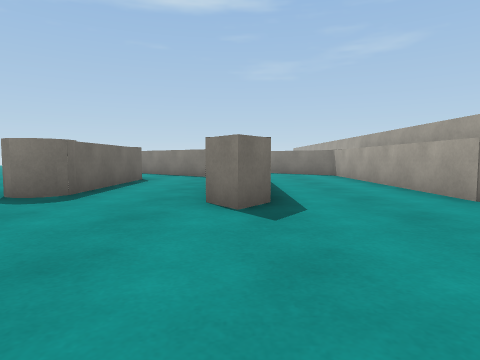
View 1 (above)

24 first-person views from a walk through a Unity game level. The camera is 0.68 m above the floor, tilts 4° down and sees 75° across. The floor is counted in squares, 1 m on a side. Each view is taken from the middle of a square. On the plan, view 1 faces up. The plan holds only what a view shows up to about 10 squares ahead; the rest is blank. The place goes on beyond the plan.

View 2
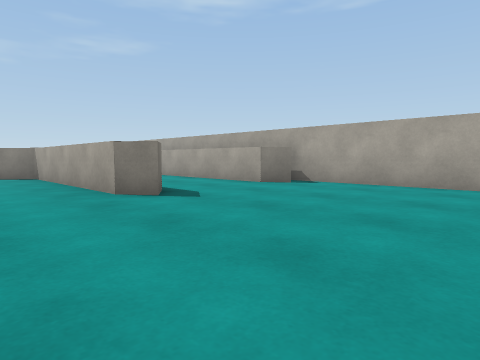

View 3
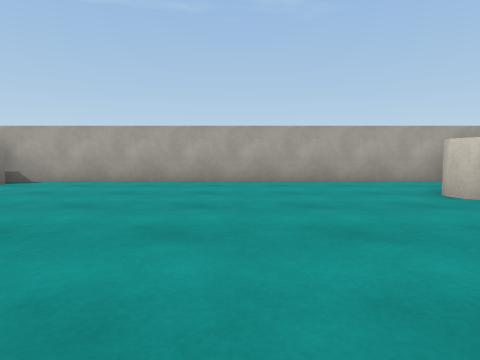

View 4
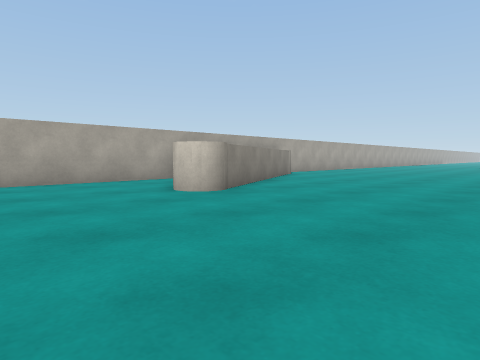

View 5
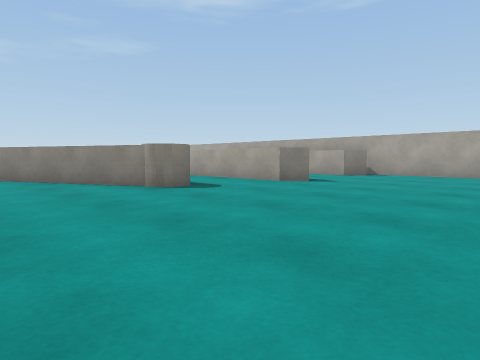

View 6
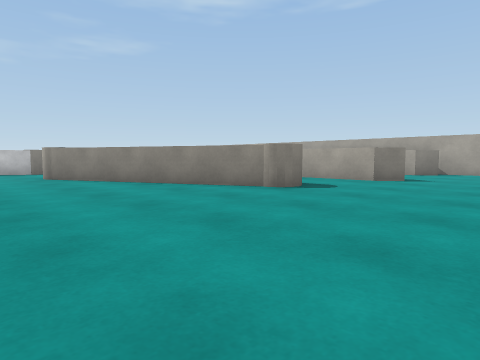

View 7
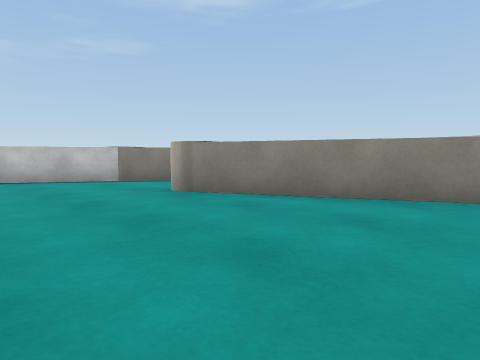

View 8
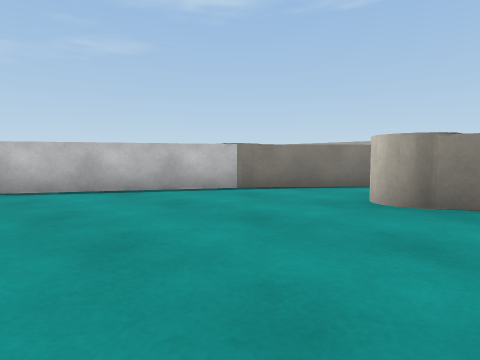

View 9
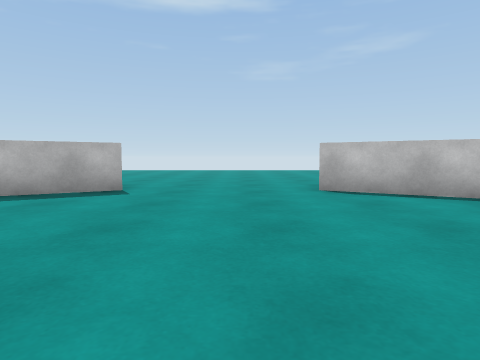

View 10
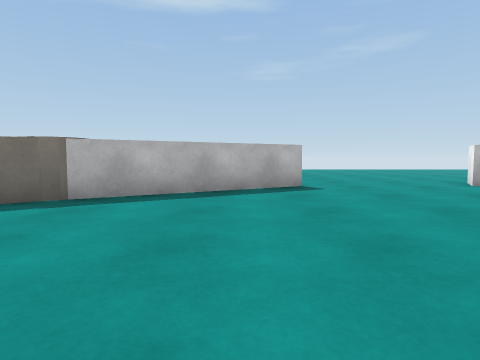

View 11
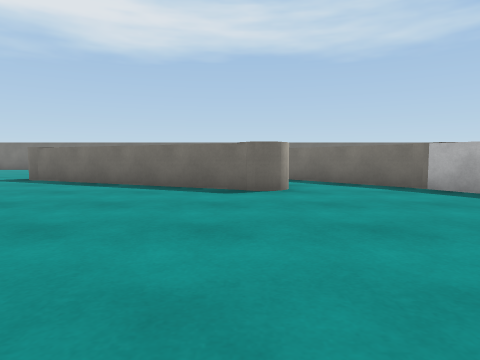

View 12
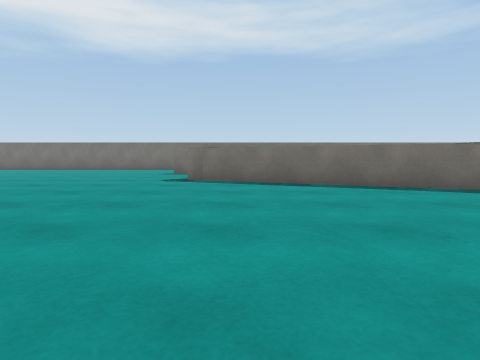

View 13
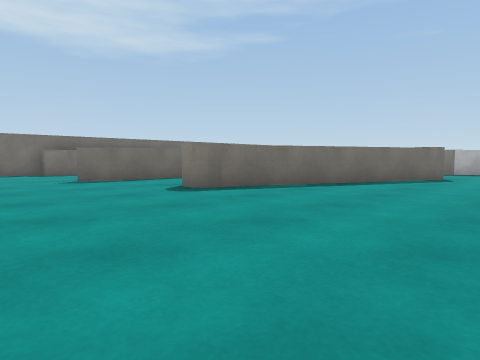

View 14
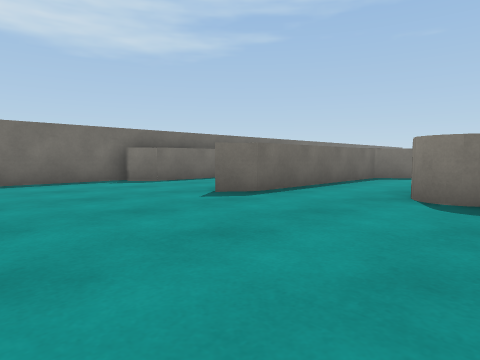

View 15
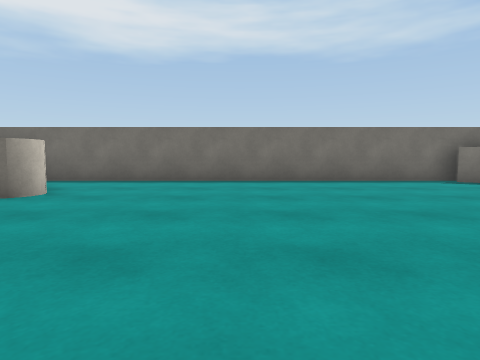

View 16
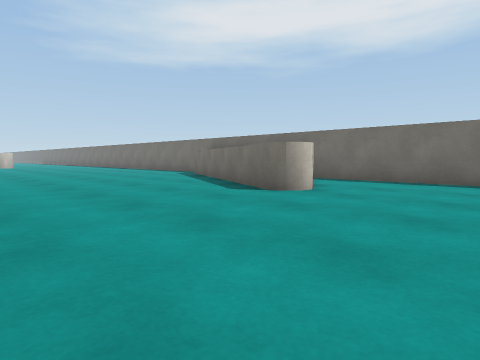

View 17
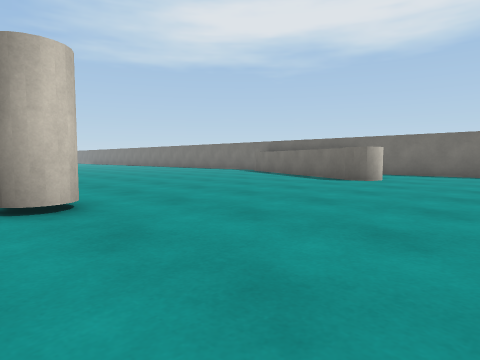

View 18
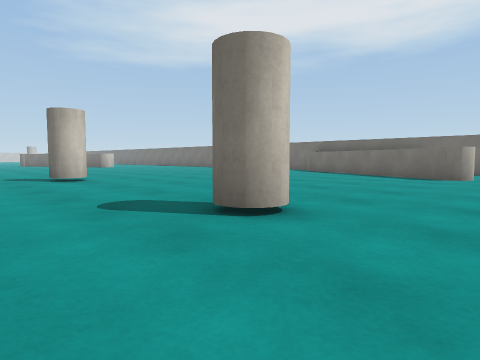

View 19
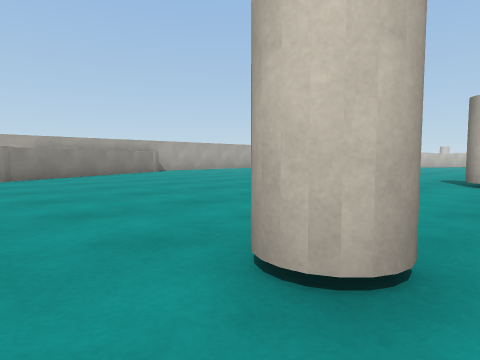

View 20
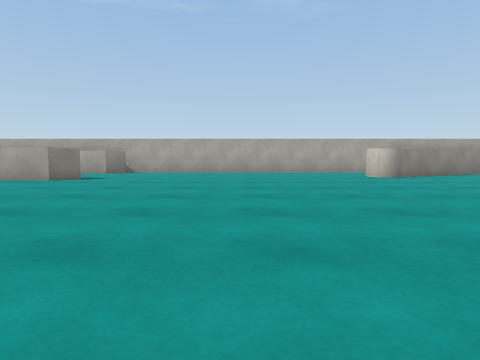

View 21
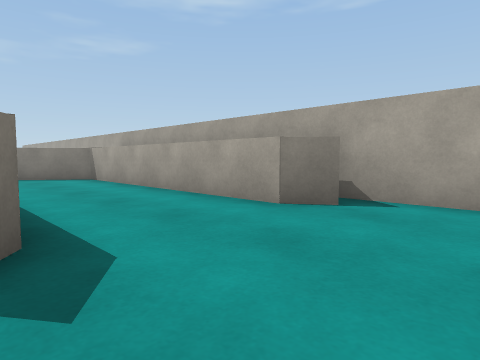

View 22
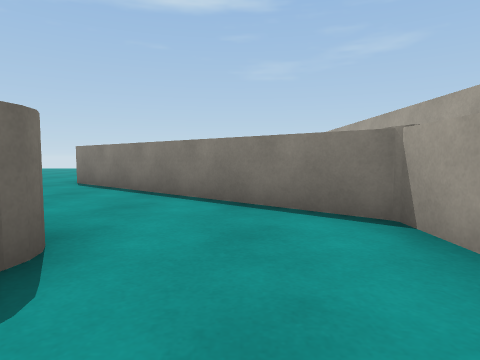

View 23
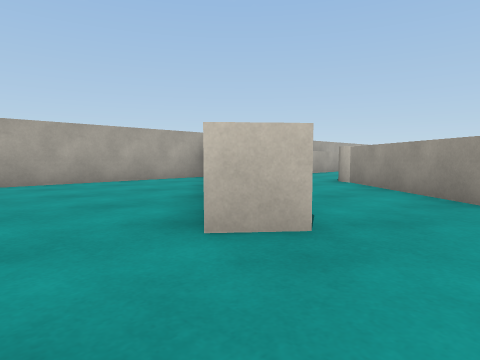

View 24
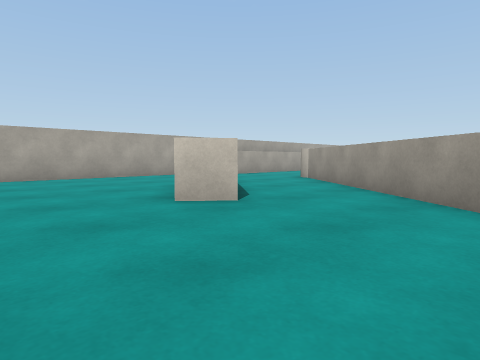

### Floor plan
Points are (right, up) in squares from view 1. A wall is a line through its corners. A room is listed if a view was taken in it or the views show most of it. See-through windows are left out.
Room 1 (views 1, 2, 3, 4, 5, 6, 7, 8, 9, 10, 11, 12, 13, 14, 15, 16, 17, 18, 19, 20, 21, 22)
walls: (-4.5, 6.3) (-7.3, 12.2); (-19.5, 12.2) (-22.3, 6.3); (-3.1, 9.4) (-3.1, 6.4); (-0.5, 5.4) (-0.5, 10.4); (-4.4, 14) (-6.7, 16); (-6.9, 16) (-11.3, 18.6) (-10.8, 19.5); (-0.9, 11.1) (-1.4, 11.5); (-20.3, 15.8) (-23, 13.6); (-26.3, 9.9) (-26.3, 5.4); (-5.4, 16.2) (-0.2, 11.8); (-15.4, 18.7) (-19.4, 16.4); (3.7, 5.4) (3.7, 12.3) (-2.4, 17.5); (-27.3, -6.6) (-28.6, -9.5); (-30.4, 5.9) (-30.4, 5.4); (-31.4, 4.5) (-31.4, -7.9); (2.5, -9.8) (1, -6.6); (5, -7.9) (5, 4.9)
ways out: opening at (-12, 20.5) to room 2; opening at (-3.5, 16.5) to room 2
objects: grey cube (-31, 5); grey cylinder (-27, -6); grey cube (-27, 4) to (-27, 5); grey cylinder (-23, 6); grey cylinder (-20, 13); grey cylinder (-20, 16); grey cylinder (-19, -7); grey cylinder (-9, -7); grey cylinder (-7, 13); grey cylinder (-4, 6); other object (-4, 10); grey cube (0, 4) to (0, 5); grey cylinder (0, 11); grey cylinder (1, -6); grey cube (4, 5)
Room 2 (views 23, 24)
walls: (-2.4, 17.5) (-1.8, 18.3); (5, 14.8) (5, 19.6)
ways out: opening at (-12, 20.5) to room 1; opening at (-3.5, 16.5) to room 1
objects: grey cylinder (-6, 17); grey cylinder (4, 13)

Where each view was taken, in squares from view 1:
view 1: 0 up, 0 right, facing up
view 2: 1 down, 3 left, facing up-right
view 3: 2 down, 4 left, facing right
view 4: 2 down, 4 left, facing down-right
view 5: 1 down, 8 left, facing up-right
view 6: 1 up, 10 left, facing up-right
view 7: 7 up, 11 left, facing up-right
view 8: 11 up, 12 left, facing up-right
view 9: 12 up, 13 left, facing up
view 10: 11 up, 17 left, facing up
view 11: 12 up, 13 left, facing left
view 12: 7 up, 13 left, facing left
view 13: 1 up, 17 left, facing up-left
view 14: 0 up, 22 left, facing up-left
view 15: 2 down, 22 left, facing left
view 16: 2 down, 22 left, facing down-left
view 17: 2 down, 18 left, facing down-left
view 18: 4 down, 16 left, facing down-left
view 19: 5 down, 10 left, facing down-right
view 20: 1 down, 10 left, facing right
view 21: 2 up, 0 right, facing up-right
view 22: 9 up, 2 right, facing up
view 23: 20 up, 4 left, facing down-right
view 24: 21 up, 6 left, facing down-right
